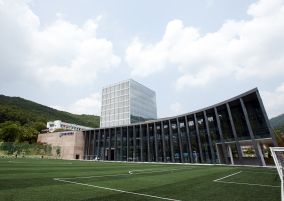
#> input picture image/hufs100.jpg, 284 x 201 px
$ jupyter execute lab00.ipynb
#> lines starting #> are read from the running program, lines starting #| are printed output that depends on the picture
# Lab00. 파이썬 맛보기
- 첫 실습은 기초적인 파이썬 코드를 google colab(또는 jupyter notebook)을 통해 연습해 보는 것입니다.
- notebook(ipynb)파일은 크게 코드를 담고 있는 cell과 markdown을 담고 있는 cell로 나누어 볼 수 있습니다.
- 코드를 담고 있는 cell은 실행을 하여 연산을 하거나 새로운 변수 또는 함수 등을 정의할 수 있습니다.
- markdown을 담고 있는 cell은 실행을 하여 스타일을 적용시킬 수 있습니다.
- 지금 이 cell은 markdown을 담고 있고, 바로 아래는 python code를 담고 있는 cell입니다.
- cell을 하나씩 실행시켜 보면서 파이썬이 아직 익숙하지 않은 학생들은 파이썬 프로그래밍에 대한 감을 익히도록 합니다. cell 안에 있는 내용을 다양하게 수정하여 결과를 print로 출력하여 이해를 높이도록 합시다.

[cell 1]
x = 2
y = 3.0

print(f'x = {x}, type of x = {type(x)}')
print(f'y = {y}, type of y = {type(y)}')

## 문자열 포맷팅
- 문자열 포맷팅은 결과를 출력하거나 자료를 다룰 때에 매우 유용한 기능입니다.
- 파이썬에는 c언어에서와 비슷한 문자열 포맷팅방법 등 다양한 방법이 존재합니다.
- 파이썬 3.6부터 f로 시작하는 문자열 포맷팅이 도입되었는데 {}에 변수나 연산을 넣는 것으로 포맷팅이 가능하여 가독성이 좋고 사용이 쉽습니다.

[cell 2]
yy = 2020
mm = 9
dd = 1
x = f'오늘은 {yy}년 {mm}월 {dd}일 입니다.'

print(x)
print(f'x의 변수형은 {type(x)}입니다.')
print(f'x의 길이는 {len(x)}입니다')

[cell 3]
from datetime import date
today = f'오늘의 날짜: {date.today()}'
print(today)

[cell 4]
today_eng = today.replace('오늘의 날짜','date of today')
print(today_eng)

[cell 5]
data = [14, 128, 3, 90]
for d in data:
    print(f'data: {d}')

[cell 6]
data = [14, 128, 3, 90]
for d in sorted(data):
    print(f'data: {d:04}')

### 리스트와 인덱싱
리스트를 만들고 다루는 것은 매우 중요합니다.
리스트를 잘 다루기 위해서는 인덱싱을 이해해야 합니다.

[cell 7]
x = [1,2,3,4,5,6,7,8]
print(f'x = {x}')

[cell 8]
x = [0,1,2,3]
print(x)
x.append(7)
print(x)
x.pop()
print(x)
x.pop(1)
print(x)

[cell 9]
x=[1,2,3,4,5,6,7,8,9,10,11,12]
print(x)
print(x[3:5])
print(x[4:])
print(x[:4])
print(x[:])
print(x[2::3])
print(x[:-3])
print(x[1:-1])

[cell 10]
y = range(8)
z = range(3,20,3)

print(f'y = {list(y)}')
print(f'z = {list(z)}')

### for, if/else가 파이썬에서 어떻게 쓰이는지 알아 봅시다.

[cell 11]
for j in range(12):
    print(f'index: {j}')

[cell 12]
for x in range(1,20,1):
    if x%3==0:
        print(f'-')
    else:
        print(x)

# Numpy 맛보기
- numpy는 python에서 다차원의 배열과 관련된 연산을 쉽게 처리할 수 있는 여러 기능들을 포함하는 라이브러리입니다.
- digital image는 대표적인 다차원 array이므로 numpy를 이용한 연산은 디지털영상처리에서 매우 유용합니다.

[cell 13]
import numpy as np

### 1차원, 2차원, 3차원 배열을 만들어 봅니다.

[cell 14]
a=np.array([1,2,3])
print(f'a={a}')
print(f'shpae of a: {a.shape}')

[cell 15]
b=np.array([[1,2,3],[4,5,6]])
print(f'b={b}')
print(f'shpae of b: {b.shape}')

[cell 16]
c=np.array([[[1,2,3],[4,5,6]],[[6,5,4],[3,2,1]]])
print(f'c={c}')
print(f'shpae of c: {c.shape}')

### 0으로 이루어진 배열, 1로 이루어진 배열, 랜덤변수로 이루어진 배열을 생성해 봅니다.

[cell 17]
a = np.zeros((3,3))
print(f'a = {a}')
print(f'datatype of a: {a.dtype}')

[cell 18]
b = np.ones((3,3))
print(f'b = {b}')

[cell 19]
c = np.random.random((3,3))
print(f'c = {c}')

### 배열간의 연산을 수행해 봅시다.

[cell 20]
print(f'b + c = {b+c}')

### Q. multiply와 dot의 차이는?

[cell 21]
a = [[1,2],[3,4]]
print(f'a = {a}')
b = [[2,4],[6,8]]
print(f'b = {b}')

print(f'multiply(a,b) = {np.multiply(a,b)}')
print(f'dot(a,b) = {np.dot(a,b)}')

# Image파일 불러오기
- 일반적인 image파일은 jpg, png, tif, bmp 등의 파일포맷으로 저장이 되어 있다.
- Python에서는 PIL, opencv, scikit-image 등의 image processing libary들을 이용하면 편하게 image를 불러오고, 처리를 할 수 있다.

[cell 22]
import matplotlib.pyplot as plt
from PIL import Image

[cell 23]
I = Image.open('../image/hufs100.jpg')
#> I is the input picture: PIL image 284x201 RGB; mean R, G, B 152.4, 160, 157
print(I.format, I.size, I.mode)
#| JPEG (284, 201) RGB

[cell 24]
plt.figure(dpi=50)
plt.imshow(I)
plt.axis('off')
plt.show()

[cell 25]
dpi_val = 150
I2 = np.array(I)
I2 = I2[80:-40,80:-80,:]
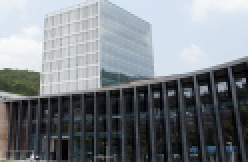
#> I2: shape (81, 124, 3) (shown 2 times larger); mean R, G, B 122.2, 128.4, 133.1
plt.figure(dpi=dpi_val)
plt.imshow(I2,interpolation='nearest')
plt.axis('off')
plt.show()
plt.figure(dpi=dpi_val)
plt.imshow(I2,interpolation='bicubic')
plt.axis('off')
plt.show()

[cell 26]
R,G,B = I.split()
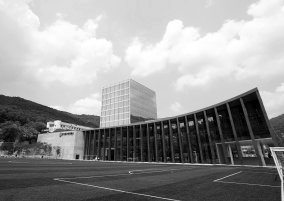
#> R: PIL image 284x201 L; min 0, max 255, mean 152.4
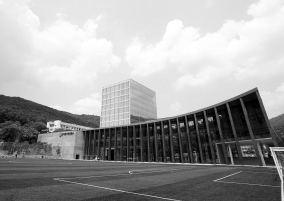
#> G: PIL image 284x201 L; min 0, max 255, mean 160
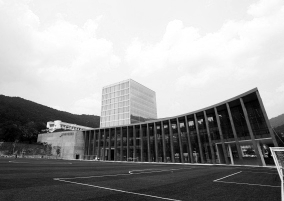
#> B: PIL image 284x201 L; min 0, max 255, mean 157
print(R.format, R.size, R.mode)
#| None (284, 201) L
